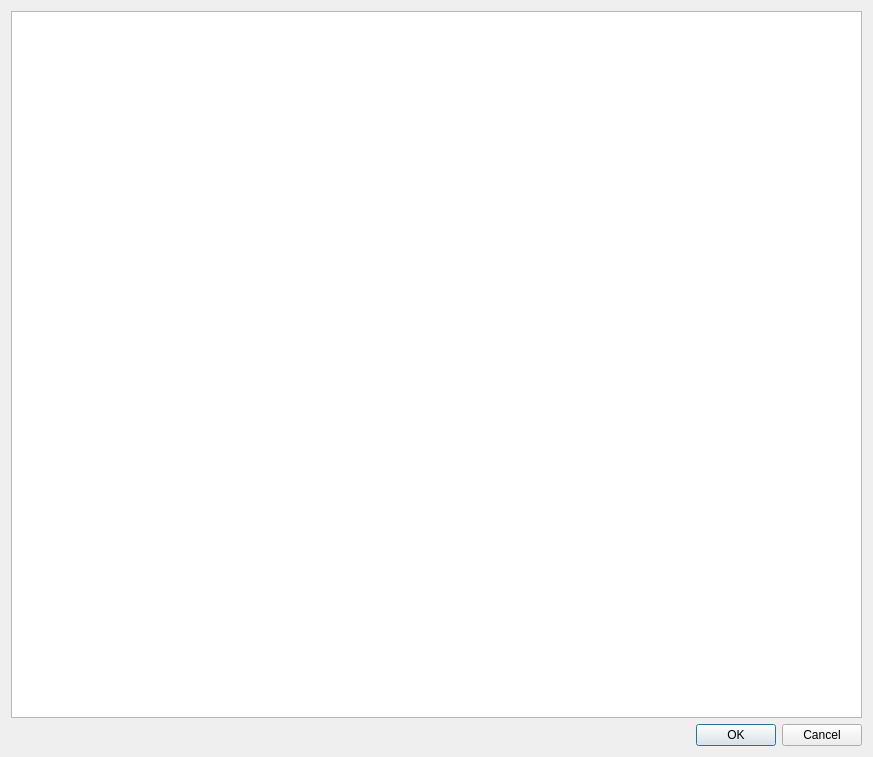
<?xml version="1.0" encoding="UTF-8"?>
<ui version="4.0">
 <class>Dialog</class>
 <widget class="QDialog" name="Dialog">
  <property name="geometry">
   <rect>
    <x>0</x>
    <y>0</y>
    <width>873</width>
    <height>757</height>
   </rect>
  </property>
  <property name="windowTitle">
   <string>Dialog</string>
  </property>
  <layout class="QVBoxLayout" name="verticalLayout">
   <item>
    <widget class="QTextBrowser" name="textBrowser"/>
   </item>
   <item>
    <widget class="QDialogButtonBox" name="buttonBox">
     <property name="orientation">
      <enum>Qt::Horizontal</enum>
     </property>
     <property name="standardButtons">
      <set>QDialogButtonBox::Cancel|QDialogButtonBox::Ok</set>
     </property>
    </widget>
   </item>
  </layout>
 </widget>
 <resources/>
 <connections>
  <connection>
   <sender>buttonBox</sender>
   <signal>accepted()</signal>
   <receiver>Dialog</receiver>
   <slot>accept()</slot>
   <hints>
    <hint type="sourcelabel">
     <x>248</x>
     <y>254</y>
    </hint>
    <hint type="destinationlabel">
     <x>157</x>
     <y>274</y>
    </hint>
   </hints>
  </connection>
  <connection>
   <sender>buttonBox</sender>
   <signal>rejected()</signal>
   <receiver>Dialog</receiver>
   <slot>reject()</slot>
   <hints>
    <hint type="sourcelabel">
     <x>316</x>
     <y>260</y>
    </hint>
    <hint type="destinationlabel">
     <x>286</x>
     <y>274</y>
    </hint>
   </hints>
  </connection>
 </connections>
</ui>
